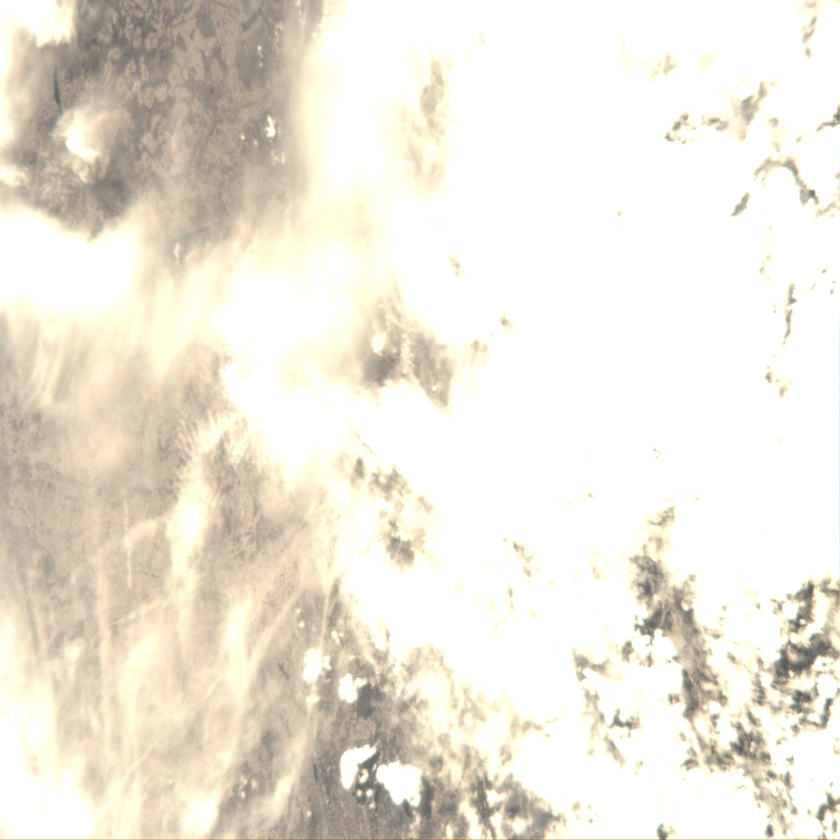
#> input picture Detect Clouds with OpenCV/pic1.jpg, 840 x 840 px, shrunk from 2048 x 2048 before the run
$ python main.py --image '../Detect Clouds with OpenCV/pic1.jpg'
#> lines starting #> are read from the running program, lines starting #| are printed output that depends on the picture; after the words box and inside, x2 and y2 are one past the last pixel; in counts of white or black regions, pixels touching at a corner belong together
# [6 lines of commented-out code are left out]
import cv2
import numpy as np
import matplotlib.pyplot as plt
import argparse
import os
import json

if __name__ == "__main__":
    #percentage calculator
    def percentage(percent, whole):
        return (percent * 100) / whole

    #loadingscreen
    def loadingscreen(times, p_lenght, c):
        progress = (c / times) * 100 + 1
        b = p_lenght / 100
        if c % p_lenght == 0:
            os.system('cls')
            print("Processing...     (This can take a wihle.)")
            print("[", end = '')
            for i in range(int(b * progress)):
                print("=", end = '')

            for i in range(int(p_lenght - b * progress)):
                print("-", end = '')
            print("]")

    #--image command
    ap = argparse.ArgumentParser()
    ap.add_argument("-i", "--image", required=True, help="path to the input image")
    args = vars(ap.parse_args())

    #set image
    img = cv2.imread(args["image"], cv2.IMREAD_UNCHANGED)
#> img is the input picture: shape (840, 840, 3); mean B, G, R 220.2, 232.1, 237.7

    #get reselution
    dimensions = img.shape
#> dimensions = (840, 840, 3)
    height = img.shape[0]
#> height = 840
    width = img.shape[1]
#> width = 840

    #calculate pixel
    reselution = height * width
#> reselution = 705600

    #set image to gray
    gray = cv2.cvtColor(img, cv2.COLOR_BGR2GRAY)
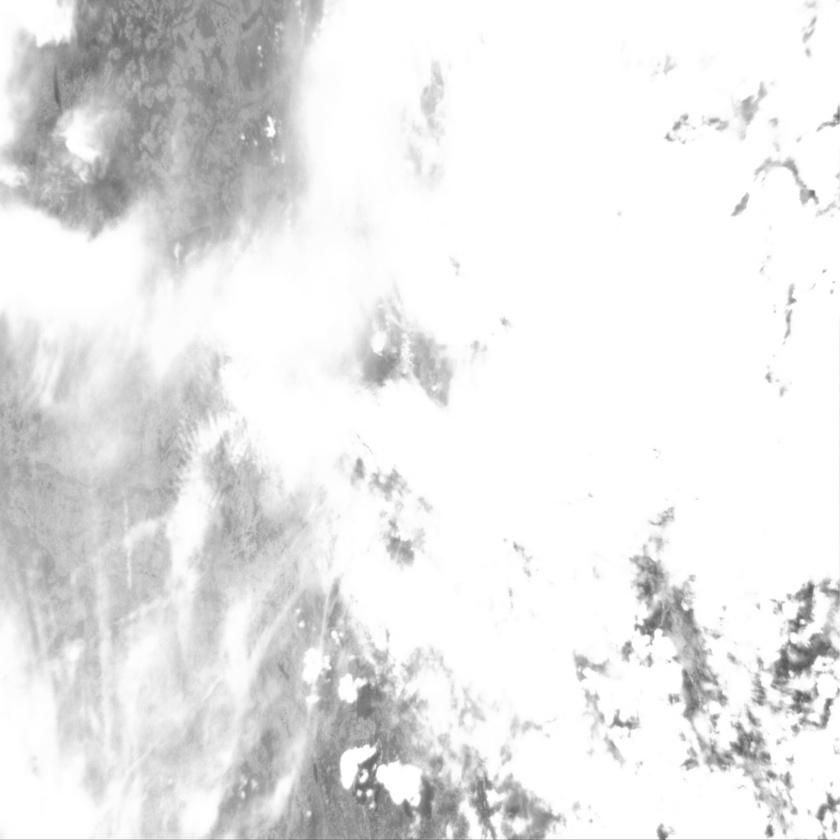
#> gray: shape (840, 840); min 90, max 255, mean 232.4

    #quest input
    times = int(input("Times from input to 255 (Max 255): "))
#> the answer given: 3

    #cap input to 255
    if times > 255:
        times = 255
    timesa = times

    #delet json if exists
    if os.path.exists('file.json'):
        os.remove('file.json')

    #write json
    a = 255
    c = 1
    with open('file.json', 'a') as outfile:
        outfile.write("{\n" + "\"times\"" + " : " + str(times) + ",\n")
        for i in range(times):
            timesa -= 1
            loadingscreen(times, 30, c)
            ret, thresh = cv2.threshold(gray, a, 255, cv2.THRESH_BINARY)
            px = np.sum(gray >= a)
            outfile.write("\"" + str(a) + "\"" + " : " + str(percentage(px, reselution)))
            if timesa > 0:
                outfile.write(",\n")
            else:
                outfile.write("\n")
            c += 1
            a -= 1
#> this loop made 3 passes
#> (ret, px) on passes 2 to 3: (254, 343091), (253, 364808)
#> px on pass 1: 302951
#> pass 2, `ret, thresh = cv2.threshold(gray, a, 255, cv2.THRESH_BINARY)`:
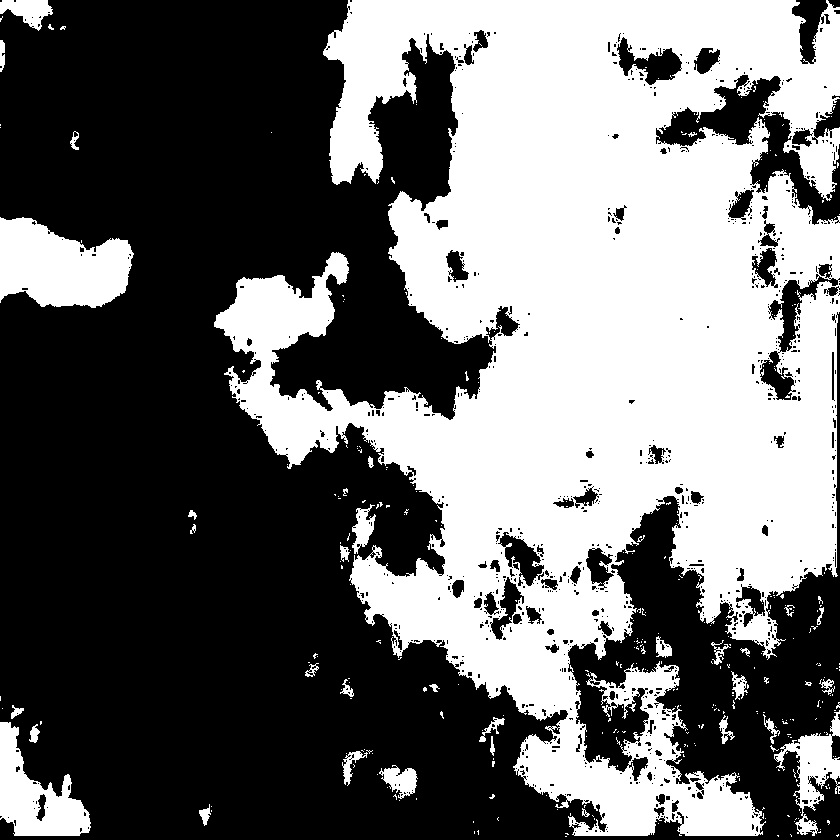
#> thresh: shape (840, 840); 42.9% white; 325 white regions (290 under 20 px), largest, box (x1, y1, x2, y2) and area: (214, 0, 840, 836) 280301, (0, 217, 134, 308) 8756, (0, 722, 91, 836) 5091
#> pass 3, `ret, thresh = cv2.threshold(gray, a, 255, cv2.THRESH_BINARY)`:
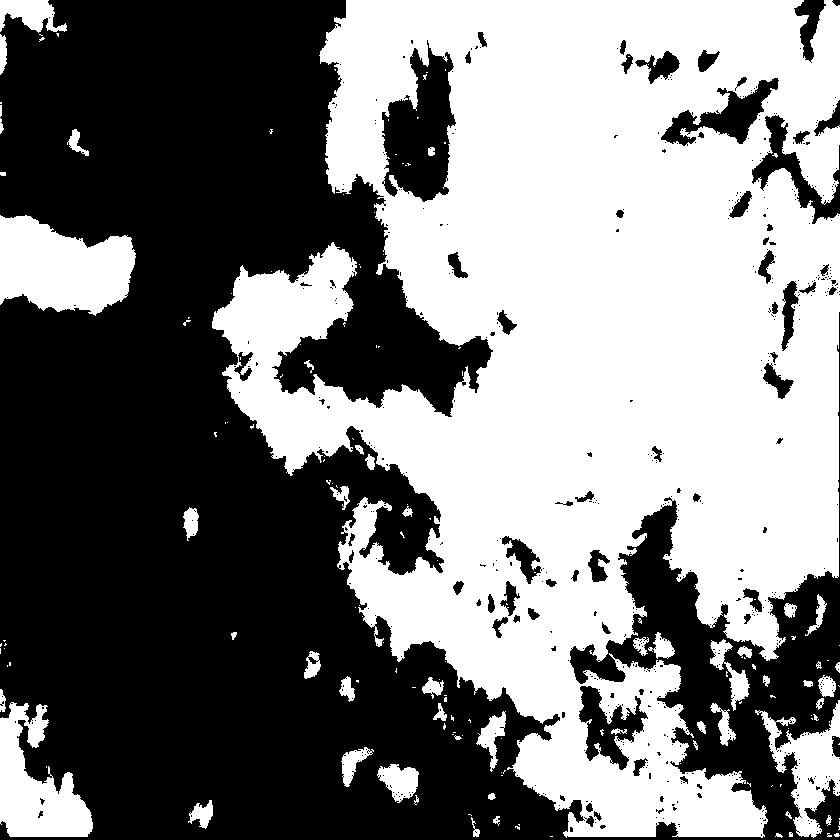
#> thresh: shape (840, 840); 48.6% white; 169 white regions (117 under 20 px), largest, box (x1, y1, x2, y2) and area: (212, 0, 840, 838) 311663, (0, 215, 136, 316) 9802, (0, 702, 93, 837) 6934
#> after the loop, a = 252; c = 4; timesa = 0
        outfile.write("}")
        outfile.close()

    #set x and y for graph
    json_file = open("file.json")
    f = json.load(json_file)
    numbera = f['times']
    x = []
    y = []
    a += 1
#> a = 253
    for i in range(times):
        x.append(a)
        y.append(f[str(a)])
        a += 1
#> after the loop, a = 256; x = [253, 254, 255]; y = [51.7, 48.62, 42.94]

    #open graph
    plt.plot(x, y)
    plt.xlabel('RGB value from value 255')
    plt.ylabel('Persent')
    plt.show()
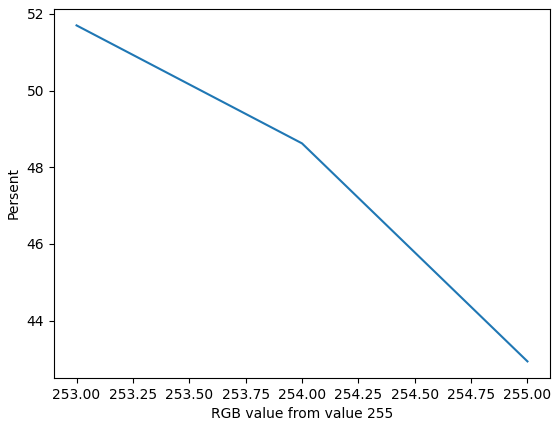
#> figure drawn by matplotlib, 1 panel

$ run again, on Detect Clouds with OpenCV/pic3.jpg
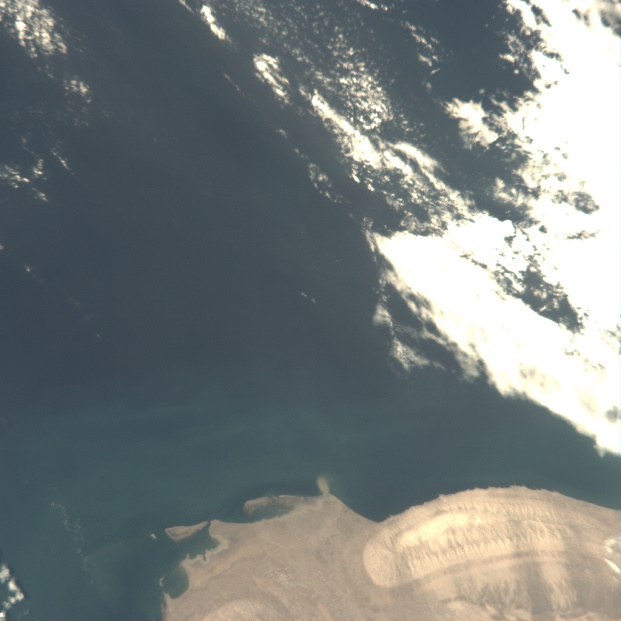
#> input picture Detect Clouds with OpenCV/pic3.jpg, 621 x 621 px
#> img is the input picture: shape (621, 621, 3); mean B, G, R 125.2, 125.6, 119.1
#> the loop `for i in range(times):` made 3 passes
#> (ret, px) on passes 2 to 3: (254, 38372), (253, 41820)
#> pass 2, `ret, thresh = cv2.threshold(gray, a, 255, cv2.THRESH_BINARY)`:
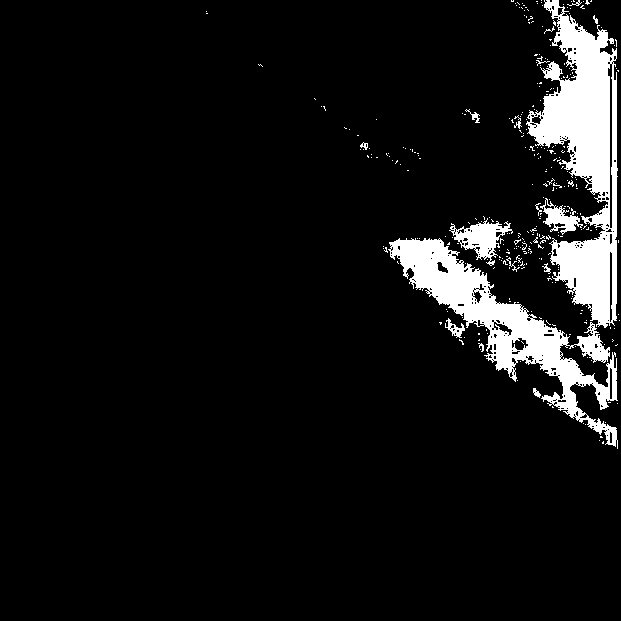
#> thresh: shape (621, 621); 7.3% white; 312 white regions (295 under 20 px), largest, box (x1, y1, x2, y2) and area: (526, 0, 618, 328) 14031, (388, 238, 618, 449) 11047, (449, 218, 513, 266) 1192
#> after the loop `for i in range(times):`: a = 252; c = 4; timesa = 0
#> `a += 1`: a = 253
#> after the loop `for i in range(times):`: a = 256; x = [253, 254, 255]; y = [10.84, 9.95, 7.33]
#> `plt.show()`:
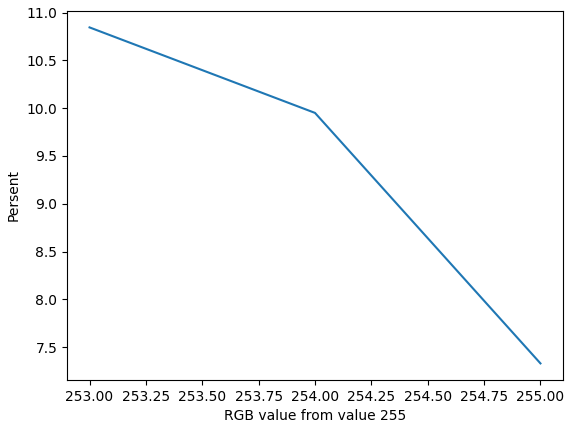
#> figure drawn by matplotlib, 1 panel
